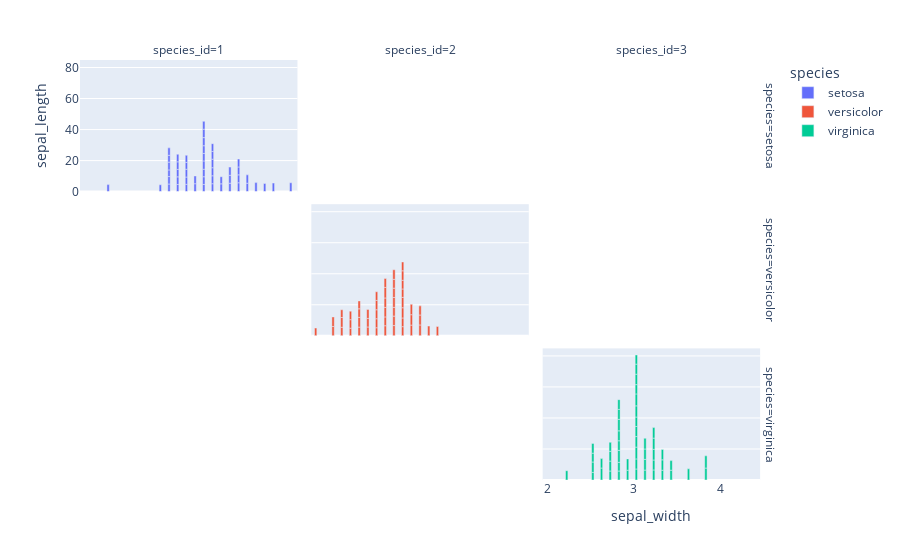

Source (notebook cell):
### Code cell
fig = px.bar(
    iris,
    x="sepal_width",
    y="sepal_length",
    color="species",
    barmode="group",
    facet_row="species",
    facet_col="species_id",
)

fig.show()

### Figure 1 — Plotly figure (JSON) as saved in the notebook; plotly's stock layout.template omitted (floating-point values rounded to 4 significant figures)
{"data": [{"alignmentgroup": "True", "hovertemplate": "species=setosa<br>species_id=1<br>sepal_width=%{x}<br>sepal_length=%{y}<extra></extra>", "legendgroup": "setosa", "marker": {"color": "#636efa", "pattern": {"shape": ""}}, "name": "setosa", "offsetgroup": "setosa", "orientation": "v", "showlegend": true, "textposition": "auto", "type": "bar", "x": [3.5, 3.0, 3.2, 3.1, 3.6, 3.9, 3.4, 3.4, 2.9, 3.1, 3.7, 3.4, 3.0, 3.0, 4.0, 4.4, 3.9, 3.5, 3.8, 3.8, 3.4, 3.7, 3.6, 3.3, 3.4, 3.0, 3.4, 3.5, 3.4, 3.2, 3.1, 3.4, 4.1, 4.2, 3.1, 3.2, 3.5, 3.1, 3.0, 3.4, 3.5, 2.3, 3.2, 3.5, 3.8, 3.0, 3.8, 3.2, 3.7, 3.3], "xaxis": "x7", "y": [5.1, 4.9, 4.7, 4.6, 5.0, 5.4, 4.6, 5.0, 4.4, 4.9, 5.4, 4.8, 4.8, 4.3, 5.8, 5.7, 5.4, 5.1, 5.7, 5.1, 5.4, 5.1, 4.6, 5.1, 4.8, 5.0, 5.0, 5.2, 5.2, 4.7, 4.8, 5.4, 5.2, 5.5, 4.9, 5.0, 5.5, 4.9, 4.4, 5.1, 5.0, 4.5, 4.4, 5.0, 5.1, 4.8, 5.1, 4.6, 5.3, 5.0], "yaxis": "y7"}, {"alignmentgroup": "True", "hovertemplate": "species=versicolor<br>species_id=2<br>sepal_width=%{x}<br>sepal_length=%{y}<extra></extra>", "legendgroup": "versicolor", "marker": {"color": "#EF553B", "pattern": {"shape": ""}}, "name": "versicolor", "offsetgroup": "versicolor", "orientation": "v", "showlegend": true, "textposition": "auto", "type": "bar", "x": [3.2, 3.2, 3.1, 2.3, 2.8, 2.8, 3.3, 2.4, 2.9, 2.7, 2.0, 3.0, 2.2, 2.9, 2.9, 3.1, 3.0, 2.7, 2.2, 2.5, 3.2, 2.8, 2.5, 2.8, 2.9, 3.0, 2.8, 3.0, 2.9, 2.6, 2.4, 2.4, 2.7, 2.7, 3.0, 3.4, 3.1, 2.3, 3.0, 2.5, 2.6, 3.0, 2.6, 2.3, 2.7, 3.0, 2.9, 2.9, 2.5, 2.8], "xaxis": "x5", "y": [7.0, 6.4, 6.9, 5.5, 6.5, 5.7, 6.3, 4.9, 6.6, 5.2, 5.0, 5.9, 6.0, 6.1, 5.6, 6.7, 5.6, 5.8, 6.2, 5.6, 5.9, 6.1, 6.3, 6.1, 6.4, 6.6, 6.8, 6.7, 6.0, 5.7, 5.5, 5.5, 5.8, 6.0, 5.4, 6.0, 6.7, 6.3, 5.6, 5.5, 5.5, 6.1, 5.8, 5.0, 5.6, 5.7, 5.7, 6.2, 5.1, 5.7], "yaxis": "y5"}, {"alignmentgroup": "True", "hovertemplate": "species=virginica<br>species_id=3<br>sepal_width=%{x}<br>sepal_length=%{y}<extra></extra>", "legendgroup": "virginica", "marker": {"color": "#00cc96", "pattern": {"shape": ""}}, "name": "virginica", "offsetgroup": "virginica", "orientation": "v", "showlegend": true, "textposition": "auto", "type": "bar", "x": [3.3, 2.7, 3.0, 2.9, 3.0, 3.0, 2.5, 2.9, 2.5, 3.6, 3.2, 2.7, 3.0, 2.5, 2.8, 3.2, 3.0, 3.8, 2.6, 2.2, 3.2, 2.8, 2.8, 2.7, 3.3, 3.2, 2.8, 3.0, 2.8, 3.0, 2.8, 3.8, 2.8, 2.8, 2.6, 3.0, 3.4, 3.1, 3.0, 3.1, 3.1, 3.1, 2.7, 3.2, 3.3, 3.0, 2.5, 3.0, 3.4, 3.0], "xaxis": "x3", "y": [6.3, 5.8, 7.1, 6.3, 6.5, 7.6, 4.9, 7.3, 6.7, 7.2, 6.5, 6.4, 6.8, 5.7, 5.8, 6.4, 6.5, 7.7, 7.7, 6.0, 6.9, 5.6, 7.7, 6.3, 6.7, 7.2, 6.2, 6.1, 6.4, 7.2, 7.4, 7.9, 6.4, 6.3, 6.1, 7.7, 6.3, 6.4, 6.0, 6.9, 6.7, 6.9, 5.8, 6.8, 6.7, 6.7, 6.3, 6.5, 6.2, 5.9], "yaxis": "y3"}], "layout": {"annotations": [{"font": {}, "showarrow": false, "text": "species_id=1", "x": 0.1567, "xanchor": "center", "xref": "paper", "y": 1.0, "yanchor": "bottom", "yref": "paper"}, {"font": {}, "showarrow": false, "text": "species_id=2", "x": 0.49, "xanchor": "center", "xref": "paper", "y": 1.0, "yanchor": "bottom", "yref": "paper"}, {"font": {}, "showarrow": false, "text": "species_id=3", "x": 0.8233, "xanchor": "center", "xref": "paper", "y": 1.0, "yanchor": "bottom", "yref": "paper"}, {"font": {}, "showarrow": false, "text": "species=virginica", "textangle": 90, "x": 0.98, "xanchor": "left", "xref": "paper", "y": 0.1567, "yanchor": "middle", "yref": "paper"}, {"font": {}, "showarrow": false, "text": "species=versicolor", "textangle": 90, "x": 0.98, "xanchor": "left", "xref": "paper", "y": 0.5, "yanchor": "middle", "yref": "paper"}, {"font": {}, "showarrow": false, "text": "species=setosa", "textangle": 90, "x": 0.98, "xanchor": "left", "xref": "paper", "y": 0.8433, "yanchor": "middle", "yref": "paper"}], "barmode": "group", "legend": {"title": {"text": "species"}, "tracegroupgap": 0}, "margin": {"t": 60}, "xaxis": {"anchor": "y", "domain": [0, 0.3133], "title": {"text": "sepal_width"}}, "xaxis2": {"anchor": "y2", "domain": [0.3333, 0.6467], "matches": "x", "title": {"text": "sepal_width"}}, "xaxis3": {"anchor": "y3", "domain": [0.6667, 0.98], "matches": "x", "title": {"text": "sepal_width"}}, "xaxis4": {"anchor": "y4", "domain": [0, 0.3133], "matches": "x", "showticklabels": false}, "xaxis5": {"anchor": "y5", "domain": [0.3333, 0.6467], "matches": "x", "showticklabels": false}, "xaxis6": {"anchor": "y6", "domain": [0.6667, 0.98], "matches": "x", "showticklabels": false}, "xaxis7": {"anchor": "y7", "domain": [0, 0.3133], "matches": "x", "showticklabels": false}, "xaxis8": {"anchor": "y8", "domain": [0.3333, 0.6467], "matches": "x", "showticklabels": false}, "xaxis9": {"anchor": "y9", "domain": [0.6667, 0.98], "matches": "x", "showticklabels": false}, "yaxis": {"anchor": "x", "domain": [0, 0.3133], "title": {"text": "sepal_length"}}, "yaxis2": {"anchor": "x2", "domain": [0, 0.3133], "matches": "y", "showticklabels": false}, "yaxis3": {"anchor": "x3", "domain": [0, 0.3133], "matches": "y", "showticklabels": false}, "yaxis4": {"anchor": "x4", "domain": [0.3433, 0.6567], "matches": "y", "title": {"text": "sepal_length"}}, "yaxis5": {"anchor": "x5", "domain": [0.3433, 0.6567], "matches": "y", "showticklabels": false}, "yaxis6": {"anchor": "x6", "domain": [0.3433, 0.6567], "matches": "y", "showticklabels": false}, "yaxis7": {"anchor": "x7", "domain": [0.6867, 1.0], "matches": "y", "title": {"text": "sepal_length"}}, "yaxis8": {"anchor": "x8", "domain": [0.6867, 1.0], "matches": "y", "showticklabels": false}, "yaxis9": {"anchor": "x9", "domain": [0.6867, 1.0], "matches": "y", "showticklabels": false}}}
